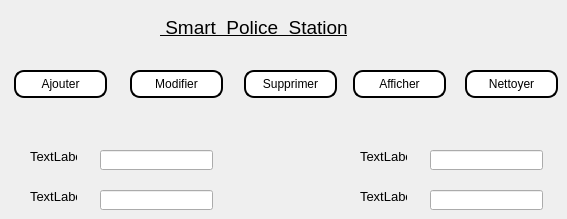
      <widget class="QWidget" name="tab_8">
       <attribute name="icon">
        <iconset>
         <normaloff>../Downloads/prisoner.png</normaloff>../Downloads/prisoner.png</iconset>
       </attribute>
       <attribute name="title">
        <string>cellules</string>
       </attribute>
       <widget class="QLabel" name="label_55">
        <property name="geometry">
         <rect>
          <x>30</x>
          <y>150</y>
          <width>47</width>
          <height>13</height>
         </rect>
        </property>
        <property name="font">
         <font>
          <family>Arial</family>
          <pointsize>10</pointsize>
          <weight>50</weight>
          <bold>false</bold>
         </font>
        </property>
        <property name="text">
         <string>TextLabel</string>
        </property>
       </widget>
       <widget class="QPushButton" name="Nettoyer_7">
        <property name="geometry">
         <rect>
          <x>465</x>
          <y>70</y>
          <width>93</width>
          <height>28</height>
         </rect>
        </property>
        <property name="styleSheet">
         <string notr="true">background-color:white; 
color:black; 
border-style:outset ; 
border-width:2px ; 
border-radius:10px;</string>
        </property>
        <property name="text">
         <string>Nettoyer</string>
        </property>
       </widget>
       <widget class="QPushButton" name="modifiersalaries_9">
        <property name="geometry">
         <rect>
          <x>130</x>
          <y>70</y>
          <width>93</width>
          <height>28</height>
         </rect>
        </property>
        <property name="styleSheet">
         <string notr="true">background-color:white; 
color:black; 
border-style:outset ; 
border-width:2px ; 
border-radius:10px;</string>
        </property>
        <property name="text">
         <string>Modifier</string>
        </property>
       </widget>
       <widget class="QLabel" name="label_56">
        <property name="geometry">
         <rect>
          <x>30</x>
          <y>190</y>
          <width>47</width>
          <height>13</height>
         </rect>
        </property>
        <property name="font">
         <font>
          <family>Arial</family>
          <pointsize>10</pointsize>
          <weight>50</weight>
          <bold>false</bold>
         </font>
        </property>
        <property name="text">
         <string>TextLabel</string>
        </property>
       </widget>
       <widget class="QLabel" name="label_57">
        <property name="geometry">
         <rect>
          <x>360</x>
          <y>150</y>
          <width>47</width>
          <height>13</height>
         </rect>
        </property>
        <property name="font">
         <font>
          <family>Arial</family>
          <pointsize>10</pointsize>
          <weight>50</weight>
          <bold>false</bold>
         </font>
        </property>
        <property name="text">
         <string>TextLabel</string>
        </property>
       </widget>
       <widget class="QLabel" name="policou_18">
        <property name="geometry">
         <rect>
          <x>160</x>
          <y>10</y>
          <width>351</width>
          <height>35</height>
         </rect>
        </property>
        <property name="sizePolicy">
         <sizepolicy hsizetype="Preferred" vsizetype="Maximum">
          <horstretch>0</horstretch>
          <verstretch>0</verstretch>
         </sizepolicy>
        </property>
        <property name="font">
         <font>
          <family>Arial</family>
          <pointsize>14</pointsize>
          <weight>50</weight>
          <bold>false</bold>
          <underline>true</underline>
         </font>
        </property>
        <property name="text">
         <string> Smart  Police  Station</string>
        </property>
        <property name="textFormat">
         <enum>Qt::PlainText</enum>
        </property>
       </widget>
       <widget class="QLineEdit" name="lineEdit_53">
        <property name="geometry">
         <rect>
          <x>430</x>
          <y>150</y>
          <width>113</width>
          <height>20</height>
         </rect>
        </property>
       </widget>
       <widget class="QLineEdit" name="lineEdit_54">
        <property name="geometry">
         <rect>
          <x>100</x>
          <y>150</y>
          <width>113</width>
          <height>20</height>
         </rect>
        </property>
       </widget>
       <widget class="QLineEdit" name="lineEdit_55">
        <property name="geometry">
         <rect>
          <x>430</x>
          <y>190</y>
          <width>113</width>
          <height>20</height>
         </rect>
        </property>
       </widget>
       <widget class="QLineEdit" name="lineEdit_56">
        <property name="geometry">
         <rect>
          <x>100</x>
          <y>190</y>
          <width>113</width>
          <height>20</height>
         </rect>
        </property>
       </widget>
       <widget class="QPushButton" name="affichersalaries_9">
        <property name="geometry">
         <rect>
          <x>353</x>
          <y>70</y>
          <width>93</width>
          <height>28</height>
         </rect>
        </property>
        <property name="styleSheet">
         <string notr="true">background-color:white; 
color:black; 
border-style:outset ; 
border-width:2px ; 
border-radius:10px;</string>
        </property>
        <property name="text">
         <string>Afficher</string>
        </property>
       </widget>
       <widget class="QPushButton" name="supprimersalaries_9">
        <property name="geometry">
         <rect>
          <x>244</x>
          <y>70</y>
          <width>93</width>
          <height>28</height>
         </rect>
        </property>
        <property name="styleSheet">
         <string notr="true">background-color:white; 
color:black; 
border-style:outset ; 
border-width:2px ; 
border-radius:10px;</string>
        </property>
        <property name="text">
         <string>Supprimer</string>
        </property>
       </widget>
       <widget class="QPushButton" name="Ajoutersalaries_9">
        <property name="geometry">
         <rect>
          <x>14</x>
          <y>70</y>
          <width>93</width>
          <height>28</height>
         </rect>
        </property>
        <property name="styleSheet">
         <string notr="true">background-color:white; 
color:black; 
border-style:outset ; 
border-width:2px ; 
border-radius:10px;</string>
        </property>
        <property name="text">
         <string>Ajouter</string>
        </property>
       </widget>
       <widget class="QLabel" name="label_58">
        <property name="geometry">
         <rect>
          <x>360</x>
          <y>190</y>
          <width>47</width>
          <height>13</height>
         </rect>
        </property>
        <property name="font">
         <font>
          <family>Arial</family>
          <pointsize>10</pointsize>
          <weight>50</weight>
          <bold>false</bold>
         </font>
        </property>
        <property name="text">
         <string>TextLabel</string>
        </property>
       </widget>
      </widget>
